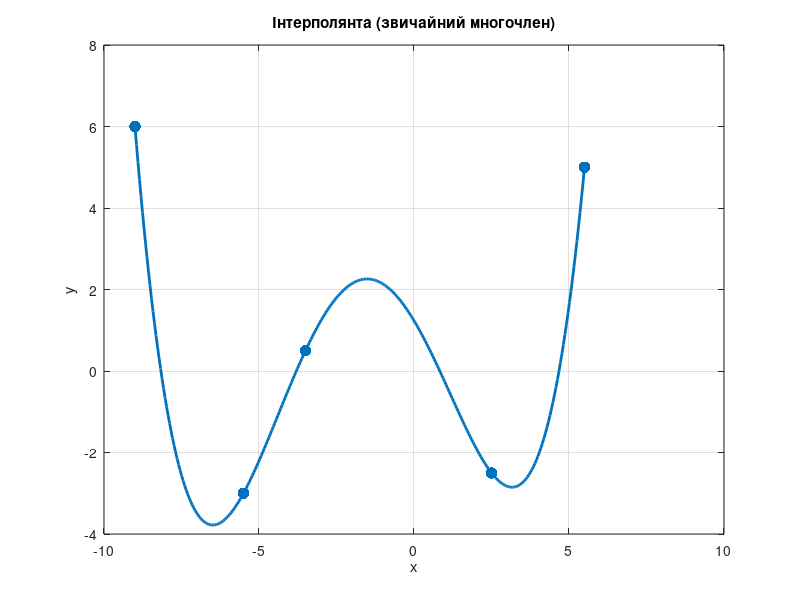

Source code (MATLAB):
clear; clc; close all;

x = [-9 -5.5 -3.5 2.5 5.5];
y = [6 -3 0.5 -2.5 5];

P = polyfit(x, y, length(x)-1);

xx = linspace(min(x), max(x), 300);
yy = polyval(P, xx);

figure;
plot(xx, yy, 'LineWidth', 2); hold on;
scatter(x, y, 70, 'filled', 'r');
grid on;
title('Інтерполянта (звичайний многочлен)');
xlabel('x'); ylabel('y');
